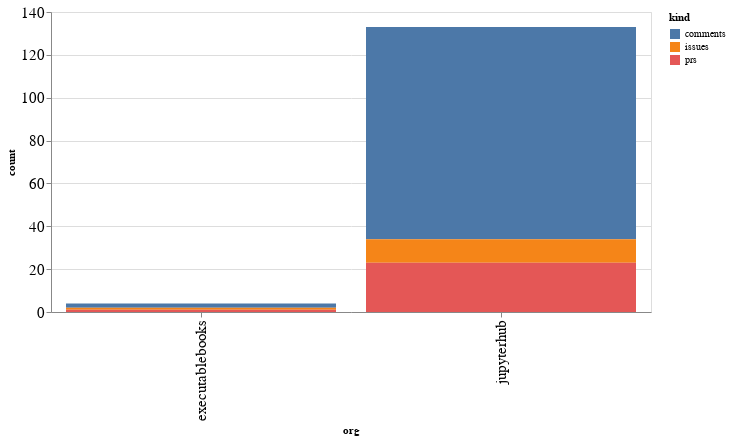

Source (notebook cell):
### Code cell
alt.Chart(org_summaries, width=600).mark_bar().encode(
    x='org',
    y='count',
    color='kind',
    tooltip="org"
)

### Figure 1 — Vega-Lite specification as saved in the notebook (floating-point values rounded to 4 significant figures)
{"config": {"axisLeft": {"labelFontSize": 15}, "axisBottom": {"labelFontSize": 15}}, "data": {"name": "data-f658059e46957c69879ec1f641a1e670"}, "mark": "bar", "encoding": {"color": {"type": "nominal", "field": "kind"}, "tooltip": {"type": "nominal", "field": "org"}, "x": {"type": "nominal", "field": "org"}, "y": {"type": "quantitative", "field": "count"}}, "width": 600, "$schema": "https://vega.github.io/schema/vega-lite/v4.8.1.json", "datasets": {"data-f658059e46957c69879ec1f641a1e670": [{"org": "executablebooks", "kind": "comments", "count": 2}, {"org": "executablebooks", "kind": "issues", "count": 1}, {"org": "executablebooks", "kind": "prs", "count": 1}, {"org": "jupyterhub", "kind": "comments", "count": 99}, {"org": "jupyterhub", "kind": "issues", "count": 11}, {"org": "jupyterhub", "kind": "prs", "count": 23}]}}
